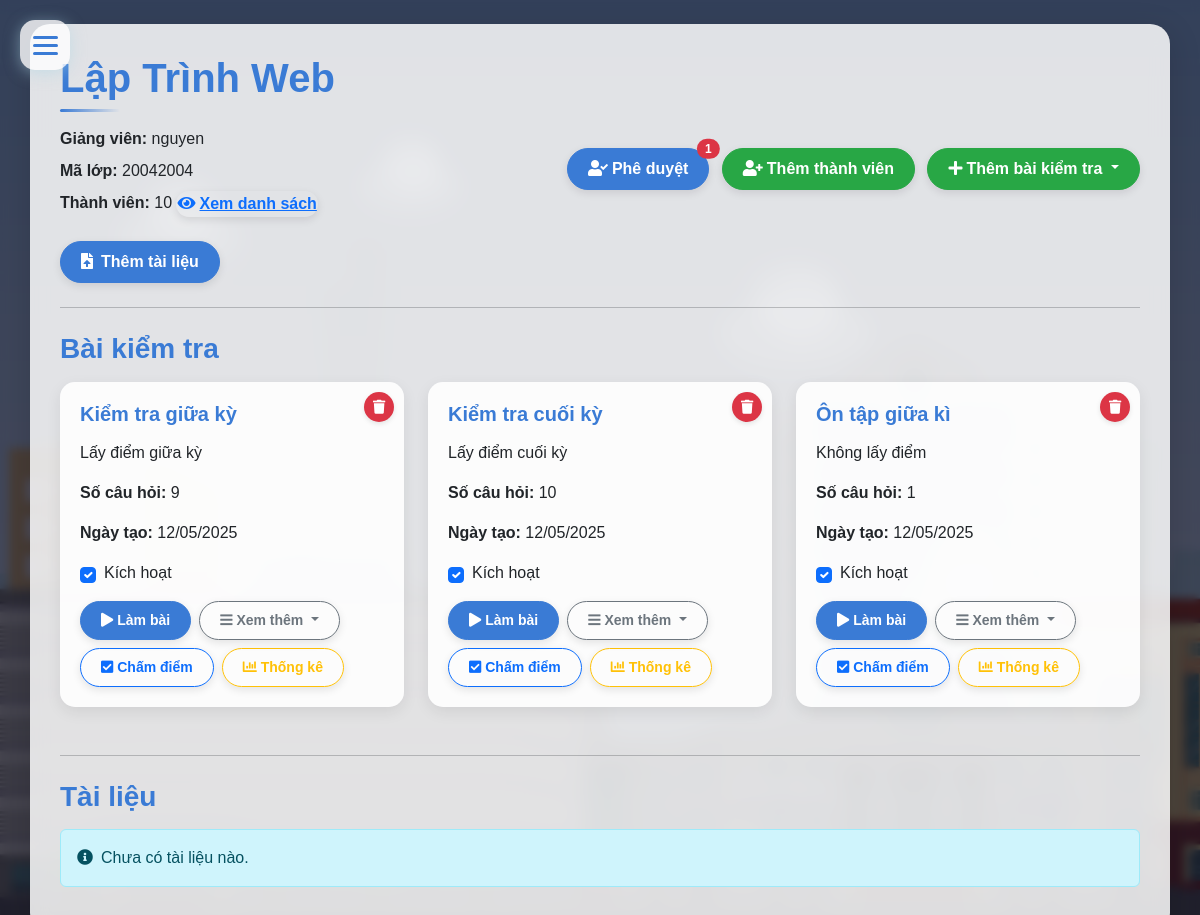
The page /myclass/class_detail/16/ (signed in) on the database its author committed.
### allClass/models.py (models this page shows, shortened)
class MyClass(models.Model):
    name = models.TextField()
    instructor = models.ForeignKey(User, on_delete=models.CASCADE, related_name='instructed_classes')
    students = models.ManyToManyField(User, related_name='classes')
    code = models.CharField(max_length=10, unique=True, null=True)
    class Meta:
        verbose_name = "Class"
        verbose_name_plural = "Classes"

### quiz/models.py (models this page shows, shortened)
class Quiz(models.Model):
    QUIZ_TYPES = [
        ('NORMAL', 'Bài kiểm tra thông thường'),
        ('PDF', 'Bài kiểm tra PDF'),
    ]
    id = models.AutoField(primary_key=True)
    title = models.CharField(max_length=255)
    description = models.TextField()
    class_id = models.ForeignKey(MyClass, on_delete=models.CASCADE, null=True, blank=True)
    category = models.ForeignKey(Category, on_delete=models.CASCADE,null=True, blank=True)
    quiz_file = models.FileField(upload_to='quiz/' , null=True, blank=True)
    quiz_type = models.CharField(max_length=10, choices=QUIZ_TYPES, default='NORMAL')
    created_at = models.DateTimeField(auto_now_add=True)
    updated_at = models.DateTimeField(auto_now=True)
    duration = models.IntegerField(default=45)
    total_questions = models.IntegerField()
    instructor = models.ForeignKey(User, on_delete=models.CASCADE,null=True, blank=True)
    active = models.BooleanField(default=False)
    class Meta:
        verbose_name_plural = 'Quizzes'

### allClass/views.py (the view)
# urls.py: path('class_detail/<int:class_id>/', views.class_detail, name='class_detail'),
@login_required(login_url='login')
def class_detail(request, class_id):
    myclass = get_object_or_404(MyClass, id=class_id)
    documents = myclass.documents.all()
    for document in documents:
        document.absolute_url = request.build_absolute_uri(document.file.url)
    if request.user != myclass.instructor and request.user not in myclass.students.all():
        raise Http404("You do not have permission to access this class.")
    class_requests = ClassRequest.objects.filter(myclass=myclass, approved=False)
    quizzes = Quiz.objects.filter(class_id=myclass.id)
    student_count = myclass.students.count()
    student_list = myclass.students.all()
    instructor = myclass.instructor
    return render(request, 'inyourclass.html', {'class': myclass, 'class_requests': class_requests, 'quizzes': quizzes,'student_count': student_count,'student_list': student_list,'instructor': instructor, 'class_id': class_id})

### templates/inyourclass.html (shortened to what this page needs)
{% load custom_tags %}
{% load static %}
<!DOCTYPE html>
<html lang="en">
<head>
    <link rel="stylesheet" href="/static/cssQuan/bootstrap.min.css">
    <link rel="stylesheet" href="/static/css/style.css">
    <link rel="stylesheet" href="/static/cssQuan/icon_all.min.css">
    <link rel="stylesheet" href="https://cdnjs.cloudflare.com/ajax/libs/font-awesome/5.15.4/css/all.min.css">
    <link href='https://unpkg.com/boxicons@2.1.4/css/boxicons.min.css' rel='stylesheet'>
</head>
<body class="fade-in">
    <div class="cloud cloud-1"></div>
    <div class="cloud cloud-2"></div>
    <div class="cloud cloud-3"></div>
    {% include "Components/newmenu.html" %}
    <div class="container mt-4">
        <div class="d-flex justify-content-between align-items-center mb-4">
            <div>
                <h1 class="class-header">{{ class.name }}</h1>
                <p class="mb-2"><strong>Giảng viên:</strong> {{ class.instructor.username }}</p>
                <p class="mb-2"><strong>Mã lớp:</strong> {{ class.code }}</p>
                <p class="mb-2">
                    <strong>Thành viên:</strong> {{ student_count }}
                    <button type="button" class="btn btn-link p-0" data-bs-toggle="modal" data-bs-target="#studentListModal">
                        <i class="fas fa-eye me-1"></i>Xem danh sách
                    </button>
                </p>
                {% if user == class.instructor %}
                    <button type="button" class="btn btn-primary mt-3" data-bs-toggle="modal" data-bs-target="#addDocumentModal">
                        <i class="fas fa-file-upload me-2"></i>Thêm tài liệu
                    </button>
                {% endif %}
            </div>
            <div>
                {% if user == class.instructor %}
                    <button type="button" class="btn btn-primary position-relative me-2" data-bs-toggle="modal" data-bs-target="#approveMembersModal">
                        <i class="fas fa-user-check me-1"></i>Phê duyệt
                        {% if class_requests %}
                            <span class="position-absolute top-0 start-100 translate-middle badge rounded-pill bg-danger">
                                {{ class_requests|length }}
                            </span>
                        {% endif %}
                    </button>
                    <button type="button" class="btn btn-success me-2" data-bs-toggle="modal" data-bs-target="#addMembersModal">
                        <i class="fas fa-user-plus me-1"></i>Thêm thành viên
                    </button>
                    <div class="dropdown d-inline-block">
                        <button class="btn btn-success dropdown-toggle" type="button" id="addQuizDropdown" data-bs-toggle="dropdown" aria-expanded="false">
                        <i class="fas fa-plus me-1"></i>Thêm bài kiểm tra
                        </button>
                    </div>
                {% endif %}
            </div>
        </div>
        <hr class="my-4">
        <h3 class="mb-3" style="color:#3a7bd5; font-weight:600;">Bài kiểm tra</h3>
        <div class="row">
            {% if quizzes %}
                {% for quiz in quizzes %}
                    <div class="col-md-4 mb-4">
                        <div class="card h-100">
                            <div class="card-body position-relative">
                                <h5 class="card-title">{{ quiz.title }}
                                    {% if user == class.instructor %}
                                        <button type="button" class="btn btn-danger btn-sm delete-btn" data-quiz-id="{{ quiz.id }}">
                                            <i class="fas fa-trash"></i>
                                        </button>
                                    {% endif %}
                                </h5>
                                <p class="card-text">{{ quiz.description }}</p>
                                <p class="card-text"><strong>Số câu hỏi:</strong> {{ quiz.total_questions }}</p>
                                <p class="card-text"><strong>Ngày tạo:</strong> {{ quiz.created_at|date:"d/m/Y" }}</p>
                                {% if user == class.instructor %}
                                    <div class="form-check mb-3">
                                        <form method="post" action="{% url 'activate_quiz' quiz.id %}" class="d-inline">
                                            <label class="form-check-label d-flex align-items-center">
                                                <input type="checkbox" class="form-check-input me-2" name="active" {% if quiz.active %}checked{% endif %} onchange="this.form.submit()">
                                                Kích hoạt
                                            </label>
                                        </form>
                                    </div>
                                {% endif %}
                                {% if quiz.active %}
                                    <div class="d-flex flex-wrap gap-2 mb-2">
                                        <a href="{% url 'start_quiz' quiz.id %}" class="btn btn-sm btn-primary">
                                            <i class="fas fa-play me-1"></i>Làm bài
                                        </a>
                                        <div class="dropdown d-inline">
                                            <button class="btn btn-sm btn-outline-secondary dropdown-toggle" type="button" id="quizActionsDropdown{{ quiz.id }}" data-bs-toggle="dropdown" aria-expanded="false">
                                                <i class="fas fa-bars me-1"></i>Xem thêm
                                            </button>
                                        </div>
                                    </div>
                                    {% if user == class.instructor %}
                                    <div class="d-flex flex-wrap gap-2">
                                        <a href="{% url 'mark_quiz' quiz.id %}" class="btn btn-sm btn-outline-primary">
                                            <i class="fas fa-check-square me-1"></i>Chấm điểm
                                        </a>
                                        <a href="{% url 'quiz_result_visualize' quiz.id %}" class="btn btn-sm btn-outline-warning">
                                            <i class="fas fa-chart-bar me-1"></i>Thống kê
                                        </a>
                                    </div>
                                    {% endif %}
                                {% else %}
                                    {% if user != class.instructor %}
                                        <p class="text-muted">Bài kiểm tra chưa được kích hoạt.</p>
                                    {% endif %}
                                {% endif %}
                            </div>
                        </div>
                    </div>
                {% endfor %}
            {% else %}
                <div class="col-12">
                    <div class="alert alert-info" role="alert">
                        <i class="fas fa-info-circle me-2"></i>Chưa có bài kiểm tra nào.
                    </div>
                </div>
            {% endif %}
        </div>
        <hr class="my-4">
        <h3 class="mb-3" style="color:#3a7bd5; font-weight:600;">Tài liệu</h3>
        <div class="row">
            {% if class.documents.all %}
                {% for document in class.documents.all %}
                    <div class="col-md-4 mb-4">
                        <div class="card h-100">
                            <div class="card-body">
                                <h5 class="card-title">{{ document.title }}
                                    {% if user == class.instructor %}
                                        <button type="button" class="btn btn-danger btn-sm delete-btn" data-document-id="{{ document.id }}">
                                            <i class="fas fa-trash-alt"></i>
                                        </button>
                                    {% endif %}
                                </h5>
                                <p class="card-text">{{ document.description }}</p>
                                <p class="card-text"><small class="text-muted">Ngày tải lên: {{ document.upload_date|date:"d/m/Y" }}</small></p>
                                <div class="mt-3">
                                    <!-- <a href="#" class="btn btn-primary btn-sm" data-bs-toggle="modal" data-bs-target="#viewDocumentModal{{ document.id }}">
                                        <i class="fas fa-eye me-1"></i>Xem
                                    </a> -->
                                    <a href="{{ document.file.url }}" class="btn btn-outline-secondary btn-sm" download>
                                        <i class="fas fa-download me-1"></i>Tải xuống
                                    </a>
                                </div>
                            </div>
                        </div>
                    </div>
                    <!-- Modal Xem Tài Liệu
                    <div class="modal fade" id="viewDocumentModal{{ document.id }}" tabindex="-1" aria-labelledby="viewDocumentModalLabel{{ document.id }}" aria-hidden="true">
                        <div class="modal-dialog modal-lg">
                            <div class="modal-content">
                                <div class="modal-header">
                                    <h5 class="modal-title" id="viewDocumentModalLabel{{ document.id }}">{{ document.title }}</h5>
                                    <button type="button" class="btn-close" data-bs-dismiss="modal" aria-label="Close"></button>
                                </div>
                                <div class="modal-body">
                                    {% if document.file.url|slice:"-4:" == ".pdf" %}
                                        <iframe src="{% static 'pdfjs/web/viewer.html' %}?file={{ document.file.url|urlencode }}" width="100%" height="600px" style="border: none;"></iframe>
                                    {% elif document.file.url|slice:"-5:" == ".docx" %}
                                        <iframe src="https://docs.google.com/gview?url={% absolute_uri document.file.url %}&embedded=true" style="width:100%; height:600px;" frameborder="0"></iframe>
                                    {% else %}
                                        <div class="alert alert-info">
                                            <i class="fas fa-info-circle me-2"></i>Không thể xem trước tệp tin này. Vui lòng tải xuống để xem.
                                        </div>
                                    {% endif %}
                                </div>
                                <div class="modal-footer">
                                    <button type="button" class="btn btn-secondary" data-bs-dismiss="modal">Đóng</button>
                                    <a href="{{ document.file.url }}" class="btn btn-primary" download>
                                        <i class="fas fa-download me-1"></i>Tải xuống
                                    </a>
                                </div>
                            </div>
                        </div>
                    </div> -->
                {% endfor %}
            {% else %}
                <div class="col-12">
                    <div class="alert alert-info" role="alert">
                        <i class="fas fa-info-circle me-2"></i>Chưa có tài liệu nào.
                    </div>
                </div>
            {% endif %}
        </div>
    </div>
</body>
</html>

### rows shown on the page
MyClass: name "Lập Trình Web", instructor.username "nguyen", code "20042004"
Quiz: title "Kiểm tra giữa kỳ", description "Lấy điểm giữa kỳ", total_questions "9", created_at "12/05/2025", active "☑"
Quiz: title "Kiểm tra cuối kỳ", description "Lấy điểm cuối kỳ", total_questions "10", created_at "12/05/2025", active "☑"
Quiz: title "Ôn tập giữa kì", description "Không lấy điểm", total_questions "1", created_at "12/05/2025", active "☑"

### other values the page prints
{{ student_count }} "10"
{{ class_requests|length }} "1"
